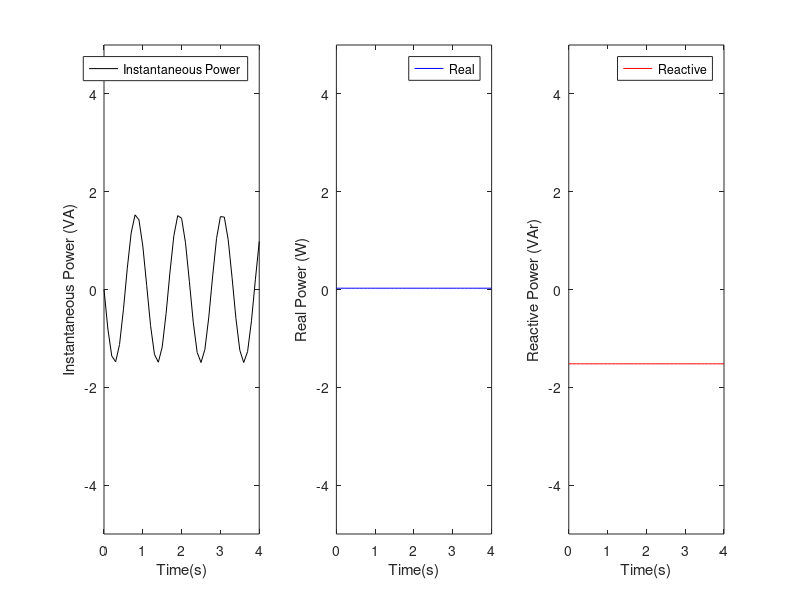

This chart was generated by the following MATLAB code:
x1= (0:.1:4);

V=15.2
I=.1
theta1=-89
thetav=.1

y1=V*I*cos(deg2rad(theta1))-V*I*cos(120*x1+deg2rad(-theta1+thetav));
y2=V*I*cos(deg2rad(theta1))+0*x1;
y3=V*I*sin(deg2rad(theta1))+0*x1;

subplot(1,3,1)
plot(x1,y1,'k')
legend('Instantaneous Power')
xlabel('Time(s)')
ylabel('Instantaneous Power (VA)')
ylim([-5 5])


subplot(1,3,2)
plot(x1,y2,'b')
legend('Real')
xlabel('Time(s)')
ylabel('Real Power (W)')
ylim([-5 5])

subplot(1,3,3)
plot(x1,y3,'r')
legend('Reactive')
xlabel('Time(s)')
ylabel('Reactive Power (VAr)')
ylim([-5 5])